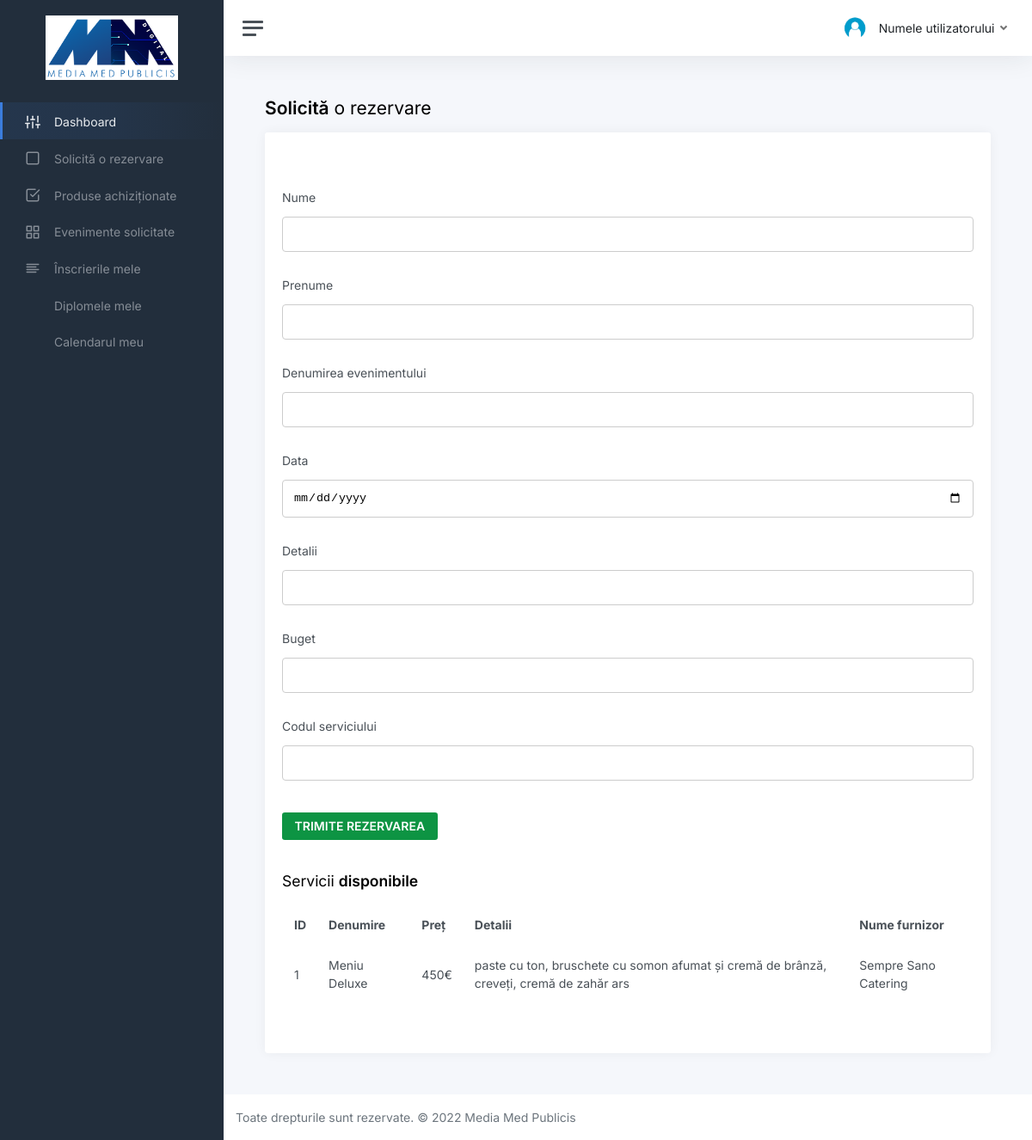
The page /solicita-rezervare.php on the database its author committed.
### tables this page shows
CREATE TABLE `Serviciu` (
  `Cod_Serviciu` int(2) NOT NULL,
  `Denumire` varchar(250) NOT NULL,
  `Pret` varchar(250) NOT NULL,
  `Detalii` varchar(250) NOT NULL,
  `Cod_Furnizor` varchar(250) NOT NULL
);

### solicita-rezervare.php (the view, shortened to what this page needs)
<?php
$con = mysqli_connect("localhost", "root", "root", "BeSocial");
?>
<!DOCTYPE html>
<html lang="en">
<head>
    <link rel="stylesheet" href="static/css/app.css">
</head>
<body>
    <div class="wrapper">
        <nav class="sidebar js-sidebar" id="sidebar">
            <div class="sidebar-content js-simplebar">
                <center>
                    <a class="sidebar-brand" href="index.html">
                        <img height="75" src="images/logo.png" style="background-color: white;">
                    </a>
                </center>
                <ul class="sidebar-nav">
                    <li class="sidebar-item active">
                        <a class="sidebar-link" href="user.php">
                            <i class="align-middle" data-feather="sliders"></i> <span class="align-middle">Dashboard</span>
                        </a>
                    </li>
                    <li class="sidebar-item">
                        <a class="sidebar-link" href="solicita-rezervare.php">
                            <i class="align-middle" data-feather="square"></i> <span class="align-middle">Solicită o rezervare</span>
                        </a>
                    </li>
                    <li class="sidebar-item">
                        <a class="sidebar-link" href="produse-achizitionate.php">
                            <i class="align-middle" data-feather="check-square"></i> <span class="align-middle">Produse achiziționate</span>
                        </a>
                    </li>
                    <li class="sidebar-item">
                        <a class="sidebar-link" href="evenimente-solicitate.php">
                            <i class="align-middle" data-feather="grid"></i> <span class="align-middle">Evenimente solicitate</span>
                        </a>
                    </li>
                    <li class="sidebar-item">
                        <a class="sidebar-link" href="inscrierile-mele.php">
                            <i class="align-middle" data-feather="align-left"></i> <span class="align-middle">Înscrierile mele</span>
                        </a>
                    </li>
                    <li class="sidebar-item">
                        <a class="sidebar-link" href="diplomele-mele.php">
                            <i class="align-middle" style="padding-left: 22px;"></i> <span class="align-middle">Diplomele mele</span>
                        </a>
                    </li>
                    <li class="sidebar-item">
                        <a class="sidebar-link" href="calendar.php">
                            <i class="align-middle" style="padding-left: 22px;"></i> <span class="align-middle">Calendarul meu</span>
                        </a>
                    </li>
                </ul>
            </div>
        </nav>
        <div class="main">
            <nav class="navbar navbar-expand navbar-light navbar-bg">
                <a class="sidebar-toggle js-sidebar-toggle">
                    <i class="hamburger align-self-center"></i>
                </a>
                <div class="navbar-collapse collapse">
                    <ul class="navbar-nav navbar-align">
                        <li class="nav-item dropdown">
                            <a class="nav-icon dropdown-toggle" data-bs-toggle="dropdown" href="#" id="alertsDropdown">
                            </a>
                        </li>
                        <li class="nav-item dropdown">
                            <a class="nav-link dropdown-toggle d-none d-sm-inline-block" data-bs-toggle="dropdown" href="#">
                                <img class="avatar img-fluid rounded me-1" src="images/user.jpg" />
                                <span class="text-dark">
                                    <?php
                                    if (isset($_SESSION['Prenume'], $_SESSION['Nume'])) {
                                        echo $_SESSION['Prenume'] . ' ' . $_SESSION['Nume'];
                                    } else {
                                        echo "Numele utilizatorului";
                                    }
                                    ?>
                                </span>
                            </a>
                        </li>
                    </ul>
                </div>
            </nav>
            <main class="content">
                <div class="container-fluid p-0">
                    <h1 class="h3 mb-3"><strong>Solicită</strong> o rezervare</h1>
                    <div class="row">
                        <div class="col-xl-6 col-xxl-5 d-flex">
                            <div class="w-100">
                                <div class="row">
                                    <div class="col-md-12">
                                        <div class="card">
                                            <div class="card-header" align="center">
                                            </div>
                                            <div class="card-body">
                                                <form action="solicitarezervare.php" method="POST">
                                                    <div class="mb-3">
                                                        <label class="form-check-label">Nume</label>
                                                        <input type="text" name="nume">
                                                    </div>
                                                    <div class="mb-3">
                                                        <label class="form-check-label">Prenume</label>
                                                        <input type="text" name="prenume">
                                                    </div>
                                                    <div class="mb-3">
                                                        <label class="form-check-label">Denumirea evenimentului</label>
                                                        <input type="text" name="denumire">
                                                    </div>
                                                    <div class="mb-3">
                                                        <label class="form-check-label">Data</label>
                                                        <input type="date" name="data">
                                                    </div>
                                                    <div class="mb-3">
                                                        <label class="form-check-label">Detalii</label>
                                                        <input type="text" name="detalii">
                                                    </div>
                                                    <div class="mb-3">
                                                        <label class="form-check-label">Buget</label>
                                                        <input type="text" name="buget">
                                                    </div>
                                                    <div class="mb-3">
                                                        <label class="form-check-label">Codul serviciului</label>
                                                        <input type="text" name="serviciu">
                                                    </div>
                                                    <div class="mb-3">
                                                        <br>
                                                        <button type="submit" name="add" class="add btn btn-gradient-primary font-weight-bold todo-list-add-btn" style="background: #0d9443; color: white;"><b>TRIMITE REZERVAREA</b></button>
                                                    </div>
                                                </form>
                                                <br>
                                                <h1 class="h4 mb-3">Servicii <strong>disponibile</strong></h1>
                                                <?php
                                                $query = "SELECT * FROM Serviciu ORDER BY Cod_Serviciu";
                                                $result = mysqli_query($con, $query);
                                                if (mysqli_num_rows($result) > 0) {
                                                    echo "<table class='table table-bordered table-striped'>
                                                            <thead align='left'>
                                                                <tr>
                                                                    <th>ID</th>
                                                                    <th>Denumire</th>
                                                                    <th>Preț</th>
                                                                    <th>Detalii</th>
                                                                    <th>Nume furnizor</th>
                                                                </tr>
                                                            </thead>
                                                            <tbody>";
                                                    while ($row = mysqli_fetch_assoc($result)) {
                                                        echo "<tr>
                                                                <td>" . $row['Cod_Serviciu'] . "</td>
                                                                <td>" . $row['Denumire'] . "</td>
                                                                <td>" . $row['Pret'] . "</td>
                                                                <td>" . $row['Detalii'] . "</td>
                                                                <td>" . $row['Cod_Furnizor'] . "</td>
                                                            </tr>";
                                                    }
                                                    echo "</tbody></table>";
                                                } else {
                                                    echo "Nu există servicii disponibile.";
                                                }
                                                ?>
                                            </div>
                                            <br>
                                        </div>
                                    </div>
                                </div>
                            </div>
                        </div>
                    </div>
                </div>
            </main>
            <footer class="footer">
                <div class="container-fluid">
                    <div class="row text-muted">
                        <div class="col-6 text-start">
                            <p class="mb-0">
                                Toate drepturile sunt rezervate. © 2022 Media Med Publicis
                            </p>
                        </div>
                    </div>
                </div>
            </footer>
        </div>
    </div>
</body>
</html>

### solicita-rezervare.php (style rules this page uses)
input[type=text], input[type=date], textarea { width: 100%; padding: 12px; border: 1px solid #ccc; border-radius: 4px; resize: vertical; }
label { padding: 12px 12px 12px 0; display: inline-block; }

### rows shown on the page
serviciu: Cod_Serviciu "1", Denumire "Meniu Deluxe", Pret "450€", Detalii "paste cu ton, bruschete cu somon afumat și cremă de brânză, creveți, cremă de zahăr ars", Cod_Furnizor "Sempre Sano Catering"
